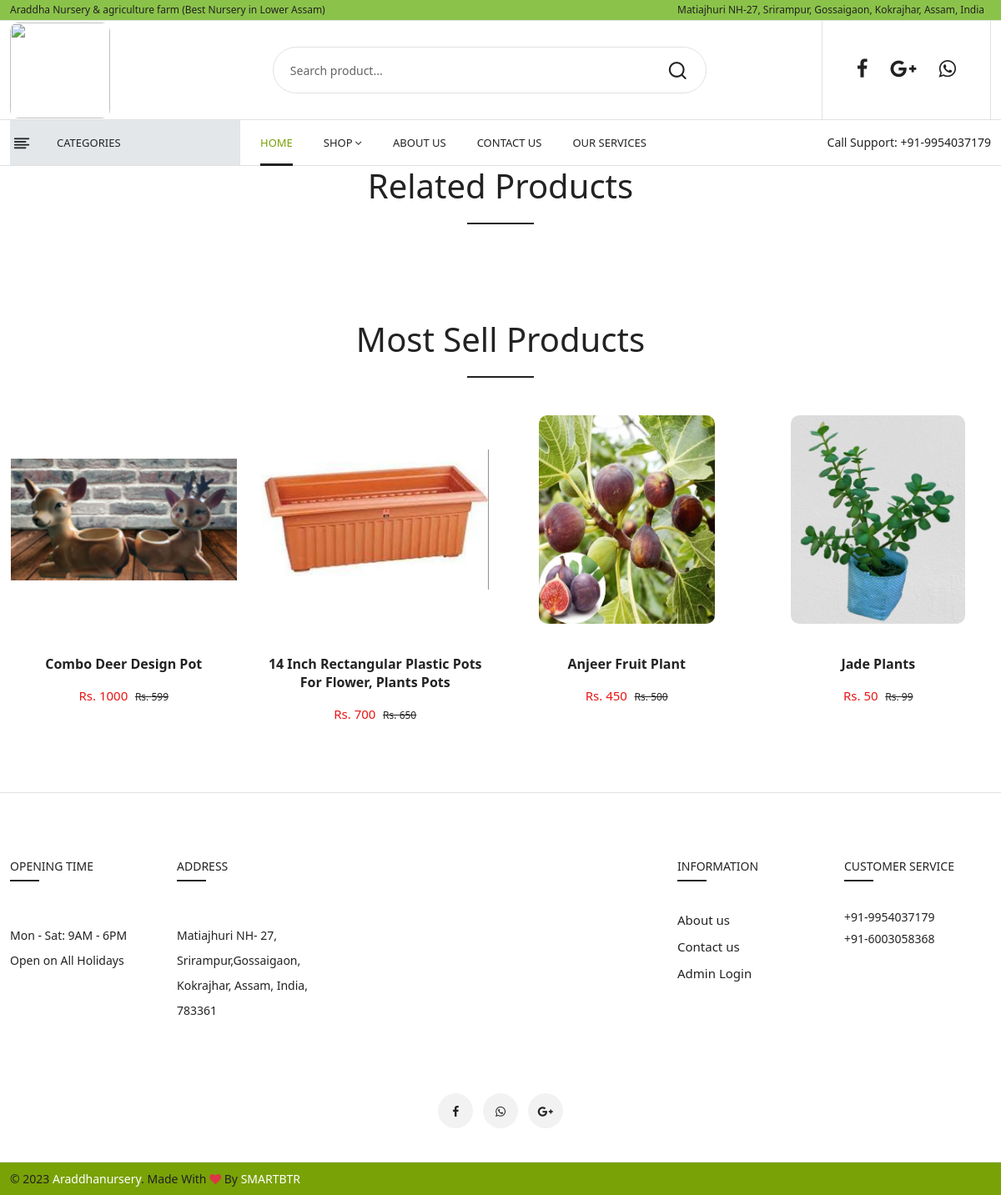
The page /pages/product-details.php on the database its author committed.
### tables this page shows
CREATE TABLE `plants` (
  `plant_id` int(224) NOT NULL,
  `cat_id` int(224) NOT NULL,
  `subCat_id` int(224) NOT NULL,
  `category` varchar(224) NOT NULL,
  `subcategories` varchar(224) NOT NULL,
  `plantname` varchar(224) NOT NULL,
  `description` varchar(500) NOT NULL,
  `image1` varchar(224) NOT NULL,
  `image2` varchar(224) NOT NULL,
  `image3` varchar(224) NOT NULL,
  `price` varchar(224) NOT NULL,
  `discount_price` varchar(224) NOT NULL,
  `status` varchar(224) NOT NULL,
  `date_uploaded` date NOT NULL
);

### classes/DbConfig.php (called while the page is built)
<?php
  class DbConfig  {
      protected $servername='localhost';
      protected $username="root";
      protected $password="";
    public function connect() {
        try {
          	$connection = new PDO("mysql:host=$this->servername;dbname=araddha",$this->username,$this->password);
          	$connection -> setAttribute(PDO::ATTR_ERRMODE,PDO::ERRMODE_EXCEPTION);
            return $connection;
          } catch(PDOException $e) {
          	echo '<br>'.$e->getMessage();
          }
    }
  }
?>

### classes/Crud.php (called while the page is built, shortened)
<?php
  require_once 'DbConfig.php';
  class Crud extends DbConfig {
    public function Read($TableName, $Condition) {
      $sql = "SELECT * FROM ".$TableName." WHERE ".$Condition;
      $stmt = $this->connect()->prepare($sql);
      $stmtExec = $stmt -> execute();
      if ($stmtExec) {
        $Data = $stmt -> fetchAll(PDO:: FETCH_ASSOC);
        return $Data;
      } else {
        echo "An Error Occured.";
      }
    }
  }
?>

### pages/product-details.php (the view, shortened to what this page needs)
<?php include("../include/header.php"); ?>
<section class="product_area related_products">
   <div class="container">
      <div class="row">
         <div class="col-12">
            <div class="section_title">
               <h2>Related Products </h2>
            </div>
         </div>
      </div>
   </div>
</section>
<section class="product_area upsell_products">
   <div class="container">
      <div class="row">
         <div class="col-12">
            <div class="section_title">
               <h2>Most Sell Products </h2>
            </div>
         </div>
      </div>
      <div class="row">
         <div class="product_carousel product_column4 owl-carousel">
            <?php
               $sell=$crud->Read("plants", "price>='500'");
               if($sell){
                              foreach($sell as $skKey){
                                   $sellImage=$skKey['image1'];
                                   $name=$skKey['plantname'];
                                   $sell3=$skKey['price'];
                                   $sell4=$skKey['discount_price'];
                ?>
            <div class="col-lg-3">
               <article class="single_product">
                  <figure>
                     <div class="product_thumb">
                        <a class="primary_img" href="product-details.php?plant_id=<?php echo $skKey['plant_id']?>"><img
                           src="../admin/images/<?php echo $sellImage?>" alt="" class="imgsize"></a>
                     </div>
                     <figcaption class="product_content">
                        <h4 class="product_name"><a href="product-details.php?plant_id=<?php echo $skKey['plant_id']?>"><?php echo $name?></a></h4>
                        <div class="price_box">
                           <span class="current_price">Rs. <?php echo $sell4?></span>
                           <span class="old_price">Rs. <?php echo $sell3?></span>
                        </div>
                     </figcaption>
                  </figure>
               </article>
            </div>
            <?php }}?>
         </div>
      </div>
   </div>
</section>
<?php include("../include/footer.php"); ?>

### include/header.php (shortened to what this page needs)
<?php
include("../classes/Crud.php");
$crud = new Crud();
?>
<!doctype html>
<html class="no-js" lang="en">
<head>
    <link rel="stylesheet" href="../assets/css/bootstrap.min.css">
    <link rel="stylesheet" href="../assets/css/owl.carousel.min.css">
    <link rel="stylesheet" href="../assets/css/slick.css">
    <link rel="stylesheet" href="../assets/css/magnific-popup.css">
    <link rel="stylesheet" href="../assets/css/font.awesome.css">
    <link rel="stylesheet" href="../assets/css/animate.css">
    <link rel="stylesheet" href="../assets/css/jquery-ui.min.css">
    <link rel="stylesheet" href="../assets/css/slinky.menu.css">
    <link rel="stylesheet" href="../assets/css/plugins.css">
    <link rel="stylesheet" href="../assets/css/style.css">
    <link rel="stylesheet" href="../assets/css/custom.css">
</head>
<body>
    <header>
      <div class="main_header">
        <div class="header_top">
          <div class="container">
            <div class="row align-items-center">
              <div class="col-lg-8 col-md-8">
                <div class="welcome-text">
                  <p>Araddha Nursery & agriculture farm (Best Nursery in Lower Assam) </p>
                </div>
              </div>
              <div class="col-lg-4 col-md-4">
                <div class="text-right">
                  <ul>
                    <li class="welcome-text">
                      <p><a href="../pages/contact.php">Matiajhuri NH-27, Srirampur, Gossaigaon, Kokrajhar, Assam, India</a></p>
                    </li>
                  </ul>
                </div>
              </div>
            </div>
          </div>
        </div>
        <div class="header_middle">
          <div class="container">
            <div class="row align-items-center">
              <div class="col-lg-3 col-md-3 col-4">
                <div class="logo">
                  <a href="index.php"
                    ><img src="../assets/img/logo/logo3.png" style="width: 120px; height: 115px;" alt=""
                  /></a>
                </div>
              </div>
              <div class="col-lg-9 col-md-6 col-6">
                <div class="header_right_info">
                  <div class="search_container">
                    <form action="search.php?id=<?php echo $cat_name['cat_id'];?>">
                      <div class="search_box">
                        <input placeholder="Search product..." name="sub_name" type="text" />
                         <a href="">
                        <button type="submit">
                          <i class="icon-search"></i>
                        </button>
                      </a>
                      </div>
                    </form>
                  </div>
                  <div class="header_account_area">
                    <div class="header_account-list top_links ">
                      <a href="#"><i class="fa fa-facebook" aria-hidden="true"></i
                      ></a>
                    </div>
                    <div class="header_account-list header_wishlist">
                      <a href="#"><i class="fa fa-google-plus" aria-hidden="true"></i
                      ></a>
                    </div>
                    <div class="header_account-list mini_cart_wrapper">
                      <a href="javascript:void(0)"
                        ><i class="fa fa-whatsapp" aria-hidden="true"></i
                      ></a
                      >
                      </div>
                    </div>
                  </div>
                </div>
              </div>
            </div>
          </div>
        </div>
        <div class="header_bottom sticky-header">
          <div class="container">
            <div class="row align-items-center">
                 <div class="col-lg-3">
  <div class="categories_menu">
    <div class="categories_title">
      <h2 class="categori_toggle">Categories</h2>
    </div>
  </div>
</div>
              <div class="col-lg-6">
                <div class="main_menu menu_position">
                  <nav>
                    <ul>
                      <li>
                        <a class="active" href="index.php"
                          >home
                        </a>
                      </li>
                      <li class="mega_items">
                        <a href=""
                          >shop<i class="fa fa-angle-down"></i
                        ></a>
                      </li>
                      <li>
                        <a href="about.php">About us </a>
                      </li>
                      <li><a href="contact.php"> Contact Us</a></li>
                       <li><a href="services.php"> Our Services</a></li>
                    </ul>
                  </nav>
                </div>
              </div>
              <div class="col-lg-3">
                <div class="call-support">
                  <p>Call Support: <a href="tel:+91-9954037179">+91-9954037179</a></p>
                </div>
              </div>
            </div>
          </div>
        </div>
    </header>

### include/footer.php (shortened to what this page needs)
<footer class="footer_widgets">
      <div class="footer_top">
        <div class="container">
          <div class="row">
            <div class="col-lg-2 col-md-4 col-sm-6">
              <div class="widgets_container contact_us">
                <h3>Opening Time</h3>
                <p><span>Mon - Sat:</span> 9AM - 6PM <br><b>Open on All Holidays</b></p>
              </div>
            </div>
            <div class="col-lg-2 col-md-4 col-sm-6">
              <div class="widgets_container contact_us">
                <h3>Address</h3>
                <p>Matiajhuri NH- 27, Srirampur,Gossaigaon, Kokrajhar, Assam, India, 783361</p>
              </div>
            </div>
            <div class="col-lg-4 col-md-5">
              <div class="widgets_container widget_app">
                <div class="footer_logo">
                </div>
                <div class="footer_social">
                  <ul>
                    <li>
                      <a href="https://www.facebook.com/profile.php?id=100088655414286&mibextid=ZbWKwL" target="_blank"
                        ><i class="fa fa-facebook" aria-hidden="true"></i
                      ></a>
                    </li>
                    <li>
                      <a href="https://wa.me/+916003058368?text=Hello%2C%20 Araddha" target="_blank"
                        ><i class="fa fa-whatsapp" aria-hidden="true"></i
                      ></a>
                    </li>
                    <li>
                      <a href="#"
                        ><i class="fa fa-google-plus" aria-hidden="true"></i
                      ></a>
                    </li>
                  </ul>
                </div>
              </div>
            </div>
            <div class="col-lg-2 col-md-4 col-sm-6">
              <div class="widgets_container widget_menu">
                <h3>Information</h3>
                <div class="footer_menu">
                  <ul>
                    <li><a href="about.php">About us</a></li>
                    <li><a href="contact.php">Contact us</a></li>
                    <li><a href="../admin/login.php">Admin Login</a></li>
                  </ul>
                </div>
              </div>
            </div>
            <div class="col-lg-2 col-md-4 col-sm-6">
              <div class="widgets_container widget_menu">
                <h3>Customer Service</h3>
                <div class="footer_menu">
                  <ul>
                    <li>+91-9954037179</li>
                    <li>+91-6003058368</li>
                  </ul>
                </div>
              </div>
            </div>
          </div>
        </div>
      </div>
      <div class="footer_bottom">
        <div class="container">
          <div class="row align-items-center">
            <div class="col-lg-6 col-md-6">
              <div class="copyright_area">
                <p class="copyright-text">
                  &copy; 2023 <a href="index.php">araddhanursery</a>. Made with
                  <i class="fa fa-heart text-danger"></i> by
                  <a href="https://smartbtr.com/" target="_blank">SMARTBTR</a>
                </p>
              </div>
            </div>
          </div>
        </div>
      </div>
    </footer>
</body>
</html>

### assets/css/plugins.css (style rules this page uses)
[class^="icon-"], [class*=" icon-"] { font-family: 'plaza-icon' !important; speak: none; font-style: normal; font-weight: normal; font-variant: normal; text-transform: none; line-height: 1; -webkit-font-smoothing: antialiased; -moz-osx-font-smoothing: grayscale; }
.icon-search:before { content: "\e9c1"; }

### assets/css/custom.css (style rules this page uses)
.imgsize { width:400px; height:250px; object-fit: contain; }

### rows shown on the page
plants: image1 (picture), plantname "Combo Deer Design Pot", discount_price "1000", price "599"
plants: image1 (picture), plantname "14 Inch Rectangular Plastic Pots For Flower, Plants Pots", discount_price "700", price "650"
plants: image1 (picture), plantname "Anjeer Fruit Plant", discount_price "450", price "500"
plants: image1 (picture), plantname "Jade Plants", discount_price "50", price "99"
